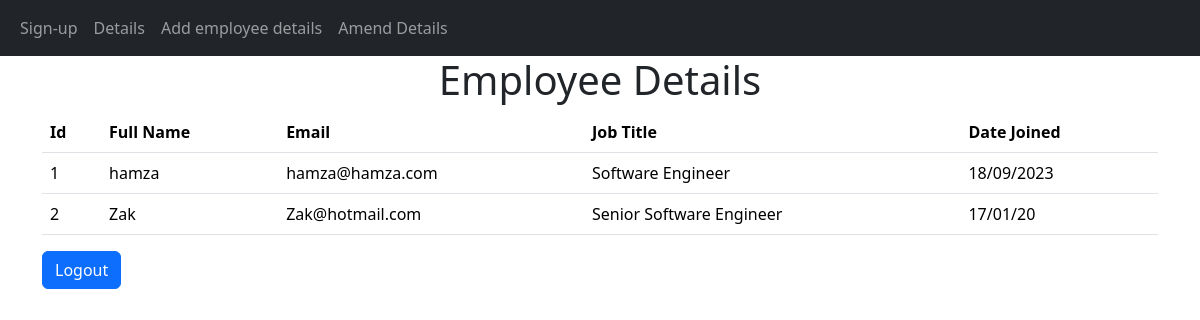
The app's page /detailsPage (signed in), older data.
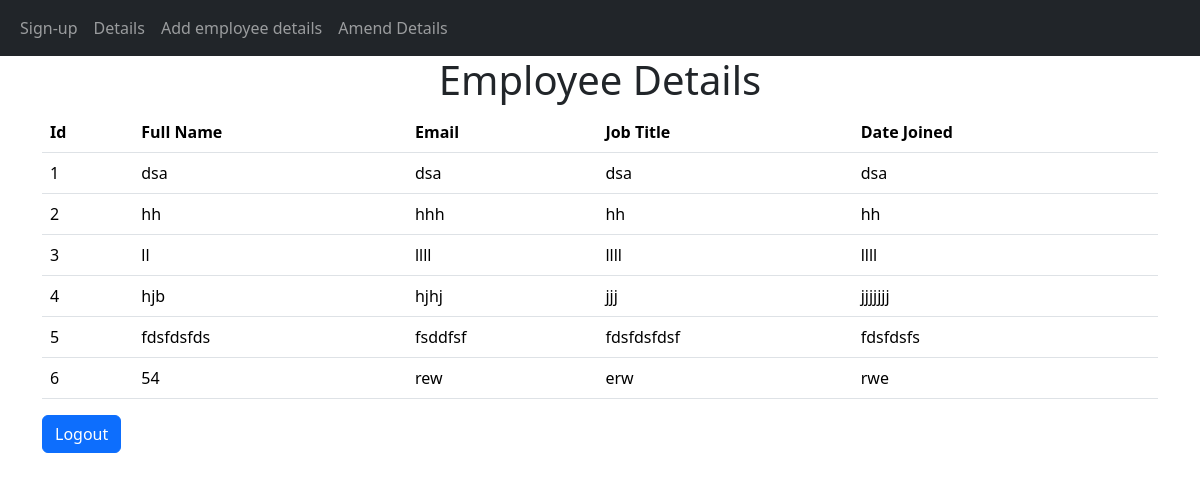
The same page, newer data.
### website/models.py (models this page shows)
class Details(db.Model):
  id = db.Column(db.Integer, primary_key=True)
  full_name = db.Column(db.String(150), unique=True)
  email = db.Column(db.String(150), unique=True)
  job_title = db.Column(db.String(150), unique=True)
  date_joined = db.Column(db.String(150), unique = True)
  author = db.Column(db.Integer, db.ForeignKey('user.id', ondelete = "CASCADE"), nullable = False)

### website/detailsPage.py (the view)
@detailsPage.route("/detailsPage")
@login_required
def details():
  details = Details.query.all()
  return render_template("details.html", user = current_user,details=details)

### website/templates/details.html (shortened to what this page needs)
{% extends "base.html" %}
{% block content %}
<h1 align="center">Employee Details</h1>
<div id="details">
  <table class="table">
    <thead>
      <tr>
        <th scope="col">Id</th>
        <th scope="col">Full Name</th>
        <th scope="col">Email</th>
        <th scope="col">Job Title</th>
        <th scope="col">Date Joined</th>
      </tr>
    </thead>
{% for detail in details %}
  <tbody>
<tr>
  <td>{{detail.id}}</td>
  <td>{{detail.full_name}}</td>
  <td>{{detail.email}}</td>
  <td>{{detail.job_title}}</td>
  <td>{{detail.date_joined}}</td>
</tr>
</tbody>
{% endfor %}
</table>
</div>
<form action="/logout" method="get">
  <button name="logoutButton" type="submit" class="btn btn-primary">Logout</button>
</form>
{% endblock %}

### website/templates/base.html (shortened to what this page needs)
<!DOCTYPE html>
<html lang="en">
<head>
  <link href="https://cdn.jsdelivr.net/npm/bootstrap@5.3.1/dist/css/bootstrap.min.css" rel="stylesheet">
</head>
<body>
  <nav class ="navbar navbar-expand-lg navbar-dark bg-dark">
    <div class ="container-fluid">
    <div class = "collapse navbar-collapse" id = "navbar">
      <div class ="navbar-nav">
        <a class = "nav-item nav-link" href="/sign-up">Sign-up</a>
        <a class = "nav-item nav-link" href="/detailsPage">Details</a>
        <a class = "nav-item nav-link" href="/post">Add employee details</a>
        <a class = "nav-item nav-link" href="/update">Amend Details</a>
      </div>
    </div>
  </div>
  </nav>
  <div class = "container">
    {% block content %}{% endblock %}
  </div>
</body>
</html>

Row changes from the older to the newer data that the page shows:
changed Details id 1: full_name "hamza" → "dsa"; email "hamza@hamza.com" → "dsa"; job_title "Software Engineer" → "dsa"; date_joined "18/09/2023" → "dsa"
changed Details id 2: full_name "Zak" → "hh"; email "Zak@hotmail.com" → "hhh"; job_title "Senior Software Engineer" → "hh"; date_joined "17/01/20" → "hh"
added Details: id "3", full_name "ll", email "llll", job_title "llll", date_joined "llll"
added Details: id "4", full_name "hjb", email "hjhj", job_title "jjj", date_joined "jjjjjjj"
added Details: id "5", full_name "fdsfdsfds", email "fsddfsf", job_title "fdsfdsfdsf", date_joined "fdsfdsfs"
added Details: id "6", full_name "54", email "rew", job_title "erw", date_joined "rwe"
